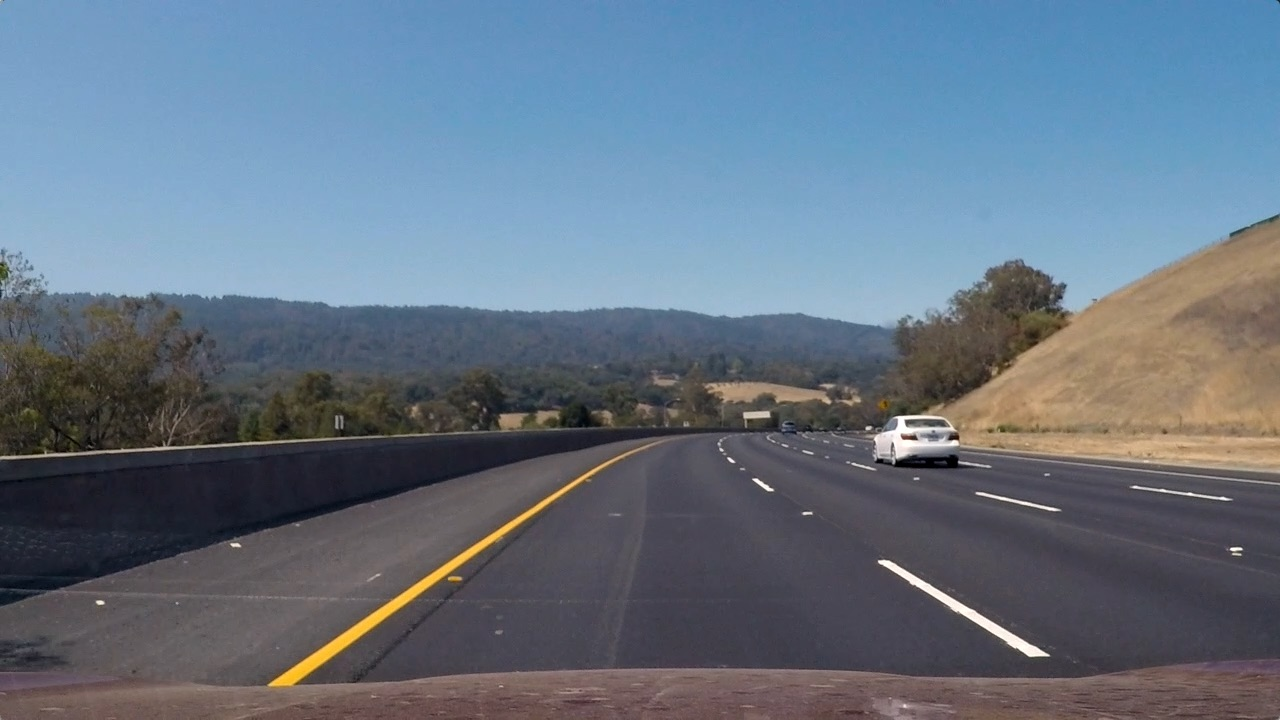
#> input picture cv_based/test_images/test3.jpg, 1280 x 720 px
$ python perspective_transform.py   (older library calls are emulated)
#> lines starting #> are read from the running program, lines starting #| are printed output that depends on the picture; after the words box and inside, x2 and y2 are one past the last pixel; in counts of white or black regions, pixels touching at a corner belong together
### cv_based/combined_thresh.py
import numpy as np
import cv2
import matplotlib.pyplot as plt
import matplotlib.image as mpimg
import pickle


def abs_sobel_thresh(img, orient='x', thresh_min=20, thresh_max=100):
	"""
	Takes an image, gradient orientation, and threshold min/max values
	"""
	# Convert to grayscale
	gray = cv2.cvtColor(img, cv2.COLOR_RGB2GRAY)
	# Apply x or y gradient with the OpenCV Sobel() function
	# and take the absolute value
	if orient == 'x':
		abs_sobel = np.absolute(cv2.Sobel(gray, cv2.CV_64F, 1, 0))
	if orient == 'y':
		abs_sobel = np.absolute(cv2.Sobel(gray, cv2.CV_64F, 0, 1))
	# Rescale back to 8 bit integer
	scaled_sobel = np.uint8(255*abs_sobel/np.max(abs_sobel))
	# Create a copy and apply the threshold
	binary_output = np.zeros_like(scaled_sobel)
	# Here I'm using inclusive (>=, <=) thresholds, but exclusive is ok too
	binary_output[(scaled_sobel >= thresh_min) & (scaled_sobel <= thresh_max)] = 1

	# Return the result
	return binary_output

def mag_thresh(img, sobel_kernel=3, mag_thresh=(30, 100)):
	"""
	Return the magnitude of the gradient
	for a given sobel kernel size and threshold values
	"""
	# Convert to grayscale
	gray = cv2.cvtColor(img, cv2.COLOR_RGB2GRAY)
	# Take both Sobel x and y gradients
	sobelx = cv2.Sobel(gray, cv2.CV_64F, 1, 0, ksize=sobel_kernel)
	sobely = cv2.Sobel(gray, cv2.CV_64F, 0, 1, ksize=sobel_kernel)
	# Calculate the gradient magnitude
	gradmag = np.sqrt(sobelx**2 + sobely**2)
	# Rescale to 8 bit
	scale_factor = np.max(gradmag)/255
	gradmag = (gradmag/scale_factor).astype(np.uint8)
	# Create a binary image of ones where threshold is met, zeros otherwise
	binary_output = np.zeros_like(gradmag)
	binary_output[(gradmag >= mag_thresh[0]) & (gradmag <= mag_thresh[1])] = 1

	# Return the binary image
	return binary_output


def dir_threshold(img, sobel_kernel=3, thresh=(0, np.pi/2)):
	"""
	Return the direction of the gradient
	for a given sobel kernel size and threshold values
	"""
	# Convert to grayscale
	gray = cv2.cvtColor(img, cv2.COLOR_RGB2GRAY)
	# Calculate the x and y gradients
	sobelx = cv2.Sobel(gray, cv2.CV_64F, 1, 0, ksize=sobel_kernel)
	sobely = cv2.Sobel(gray, cv2.CV_64F, 0, 1, ksize=sobel_kernel)
	# Take the absolute value of the gradient direction,
	# apply a threshold, and create a binary image result
	absgraddir = np.arctan2(np.absolute(sobely), np.absolute(sobelx))
	binary_output =  np.zeros_like(absgraddir)
	binary_output[(absgraddir >= thresh[0]) & (absgraddir <= thresh[1])] = 1

	# Return the binary image
	return binary_output


def hls_thresh(img, thresh=(100, 255)):
	"""
	Convert RGB to HLS and threshold to binary image using S channel
	"""
	hls = cv2.cvtColor(img, cv2.COLOR_RGB2HLS)
	s_channel = hls[:,:,2]
	binary_output = np.zeros_like(s_channel)
	binary_output[(s_channel > thresh[0]) & (s_channel <= thresh[1])] = 1
	return binary_output


def combined_thresh(img):
	abs_bin = abs_sobel_thresh(img, orient='x', thresh_min=50, thresh_max=255)
	mag_bin = mag_thresh(img, sobel_kernel=3, mag_thresh=(50, 255))
	dir_bin = dir_threshold(img, sobel_kernel=15, thresh=(0.7, 1.3))
	hls_bin = hls_thresh(img, thresh=(170, 255))

	combined = np.zeros_like(dir_bin)
	combined[(abs_bin == 1 | ((mag_bin == 1) & (dir_bin == 1))) | hls_bin == 1] = 1

	return combined, abs_bin, mag_bin, dir_bin, hls_bin  # DEBUG


# [29 lines that do not run on import are left out]

### cv_based/perspective_transform.py
import numpy as np
import cv2
import matplotlib.pyplot as plt
import matplotlib.image as mpimg
import pickle
from combined_thresh import combined_thresh


def perspective_transform(img):
	"""
	Execute perspective transform
	"""
	img_size = (img.shape[1], img.shape[0])

	src = np.float32(
		[[200, 720],
		[1100, 720],
		[595, 450],
		[685, 450]])
	dst = np.float32(
		[[300, 720],
		[980, 720],
		[300, 0],
		[980, 0]])

	m = cv2.getPerspectiveTransform(src, dst)
	m_inv = cv2.getPerspectiveTransform(dst, src)

	warped = cv2.warpPerspective(img, m, img_size, flags=cv2.INTER_LINEAR)
	unwarped = cv2.warpPerspective(warped, m_inv, (warped.shape[1], warped.shape[0]), flags=cv2.INTER_LINEAR)  # DEBUG

	return warped, unwarped, m, m_inv


if __name__ == '__main__':
	img_file = 'test_images/test3.jpg'

	with open('calibrate_camera.p', 'rb') as f:
#> (reads cv_based/calibrate_camera.p from the repository)
		save_dict = pickle.load(f)
	mtx = save_dict['mtx']
	dist = save_dict['dist']

	img = mpimg.imread(img_file)
#> img is the input picture: shape (720, 1280, 3); mean R, G, B 101.1, 115.3, 130.7
	img = cv2.undistort(img, mtx, dist, None, mtx)

	img, abs_bin, mag_bin, dir_bin, hls_bin = combined_thresh(img)
#> in combined_thresh, `abs_bin = abs_sobel_thresh(img, orient='x', thresh_min=50, thresh_max=..`:
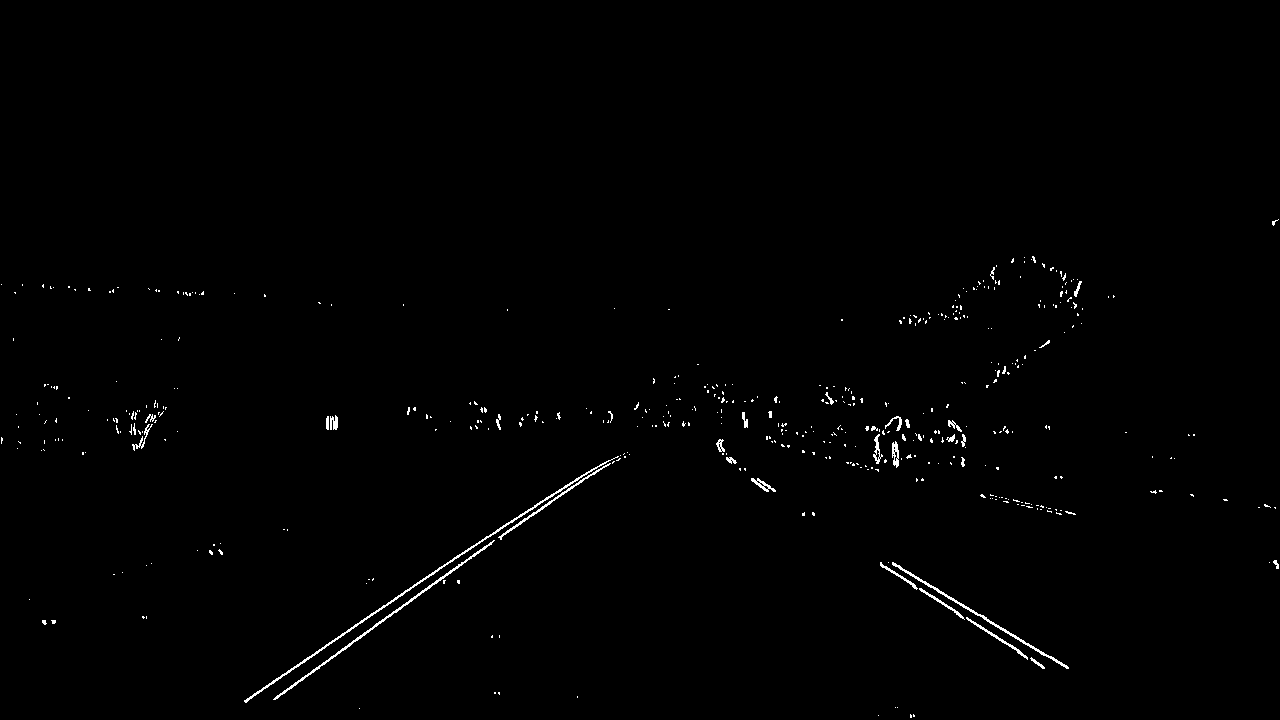
#> abs_bin: shape (720, 1280); values 0 (black) and 1 (white), 0.7% white in thin lines or dots, all inside (x1, y1, x2, y2) = (1, 219, 1279, 718)
#> in mag_thresh, `scale_factor = np.max(gradmag)/255`: scale_factor = 2.98
#> in combined_thresh, `mag_bin = mag_thresh(img, sobel_kernel=3, mag_thresh=(50, 255))`: mag_bin: shape (720, 1280); values 0 (black) and 1 (white), 2.2% white in thin lines or dots, all inside (x1, y1, x2, y2) = (0, 218, 1280, 719)
#> in combined_thresh, `dir_bin = dir_threshold(img, sobel_kernel=15, thresh=(0.7, 1.3))`:
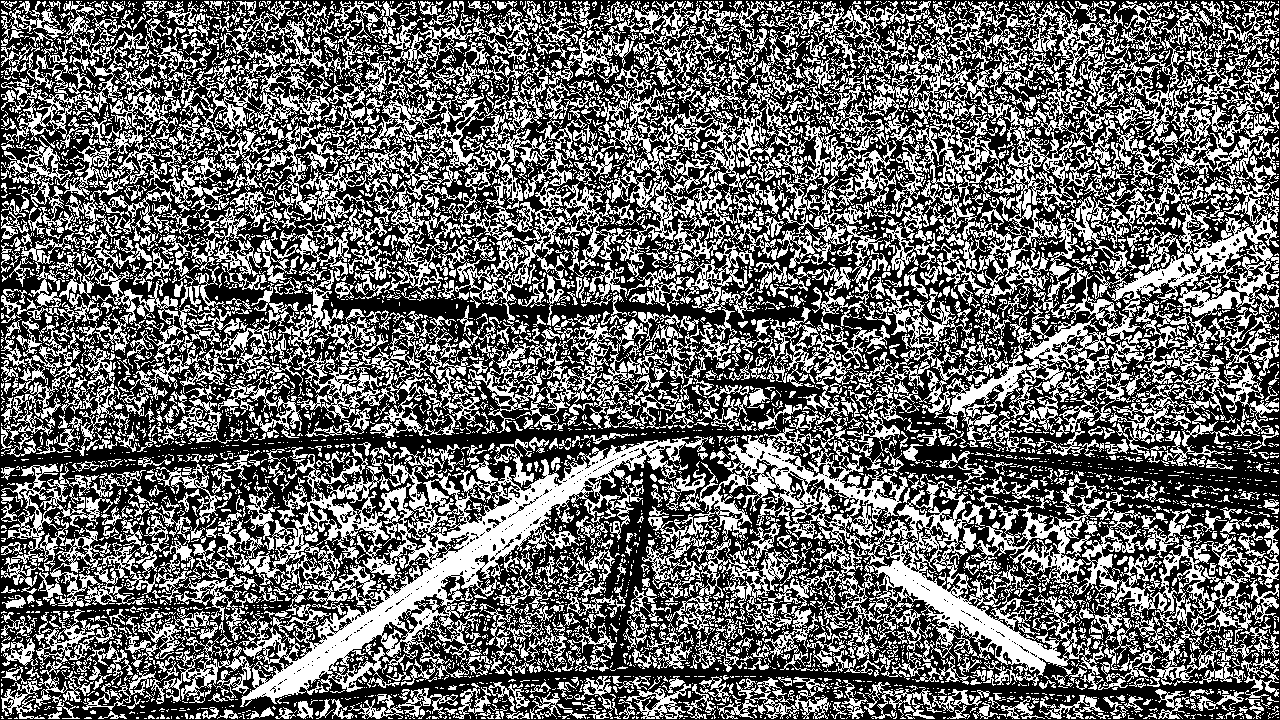
#> dir_bin: shape (720, 1280) float64; values 0 (black) and 1 (white), 40.9% white; 6757 white regions (5497 under 20 px), largest, box (x1, y1, x2, y2) and area: (859, 1, 1279, 344) 37635, (175, 436, 708, 707) 33491, (642, 412, 1141, 690) 29566
#> in hls_thresh, `hls = cv2.cvtColor(img, cv2.COLOR_RGB2HLS)`: hls: shape (720, 1280, 3); mean of channels 0, 1, 2 96.7, 116.1, 61.6
#> in hls_thresh, `s_channel = hls[:,:,2]`:
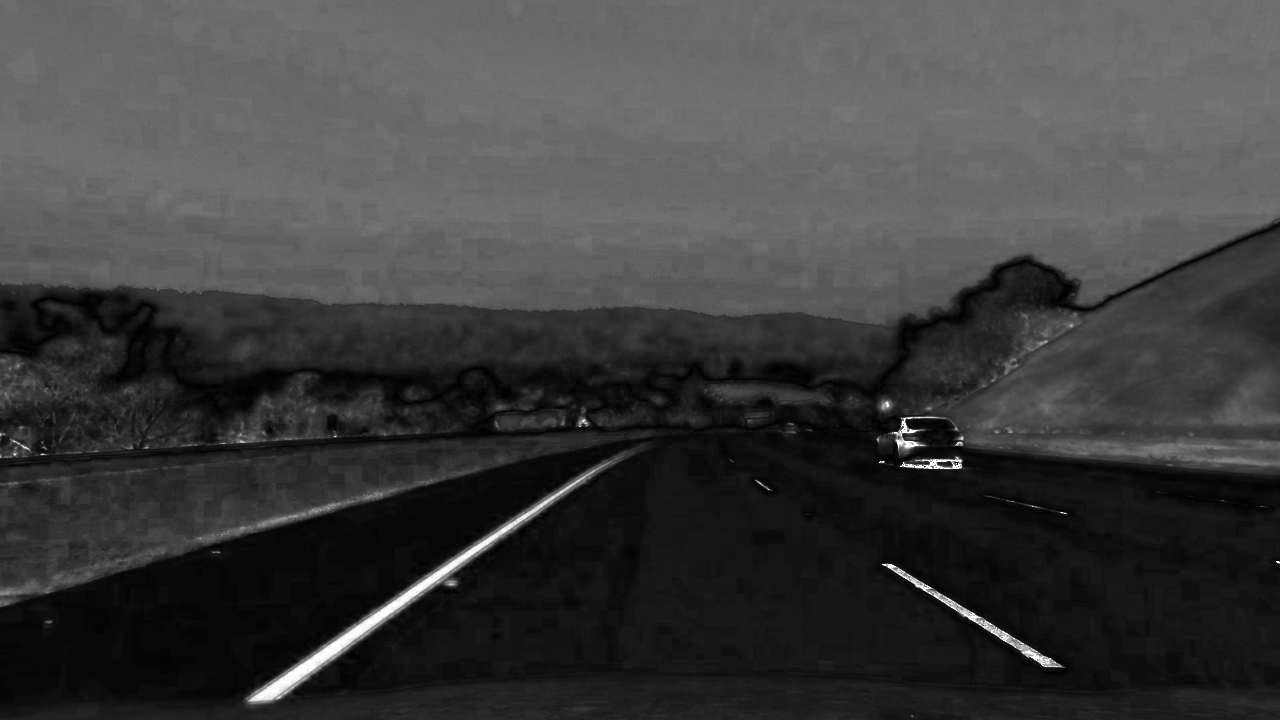
#> s_channel: shape (720, 1280); min 0, max 255, mean 61.6
#> in combined_thresh, `hls_bin = hls_thresh(img, thresh=(170, 255))`: hls_bin: shape (720, 1280); values 0 (black) and 1 (white), 0.51% white; 62 white regions (54 under 20 px), largest, box (x1, y1, x2, y2) and area: (249, 471, 594, 701) 3102, (882, 564, 1016, 648) 663, (900, 457, 962, 469) 255
#> img: shape (720, 1280) float64; values 0 (black) and 1 (white), 1.2% white; 481 white regions (452 under 20 px), largest, box (x1, y1, x2, y2) and area: (244, 456, 619, 703) 4804, (880, 562, 1069, 669) 1929, (885, 416, 922, 468) 485

	warped, unwarped, m, m_inv = perspective_transform(img)
#> in perspective_transform, `warped = cv2.warpPerspective(img, m, img_size, flags=cv2.INTER_LINEAR)`:
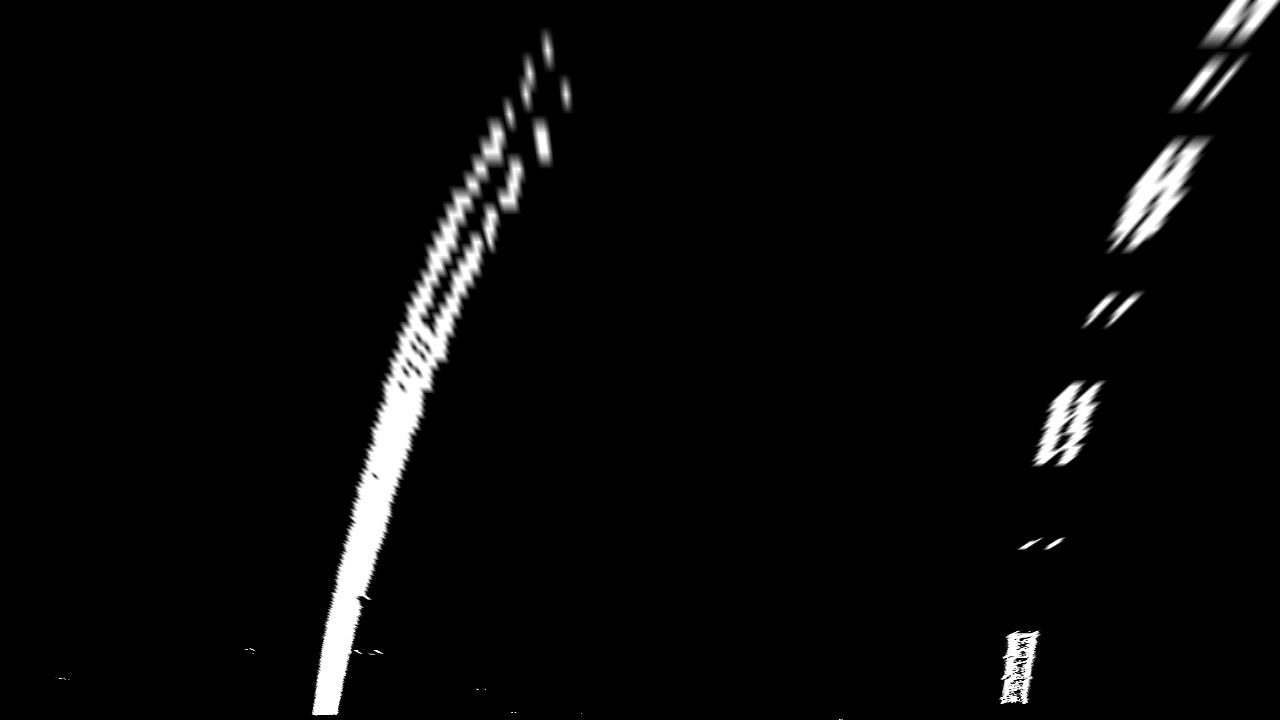
#> warped: shape (720, 1280) float64; min 0, max 1, mean 0.0341
#> m = [[-0.54, -1.5, 976.4], [0, -1.9, 857.1], [0, -0.00238, 1]]; m_inv = [[0.132, -0.799, 555.3], [0, -0.525, 450], [-2.16e-19, -0.00125, 1]]

	plt.imshow(warped, cmap='gray', vmin=0, vmax=1)
	plt.show()

	plt.imshow(unwarped, cmap='gray', vmin=0, vmax=1)
	plt.show()
